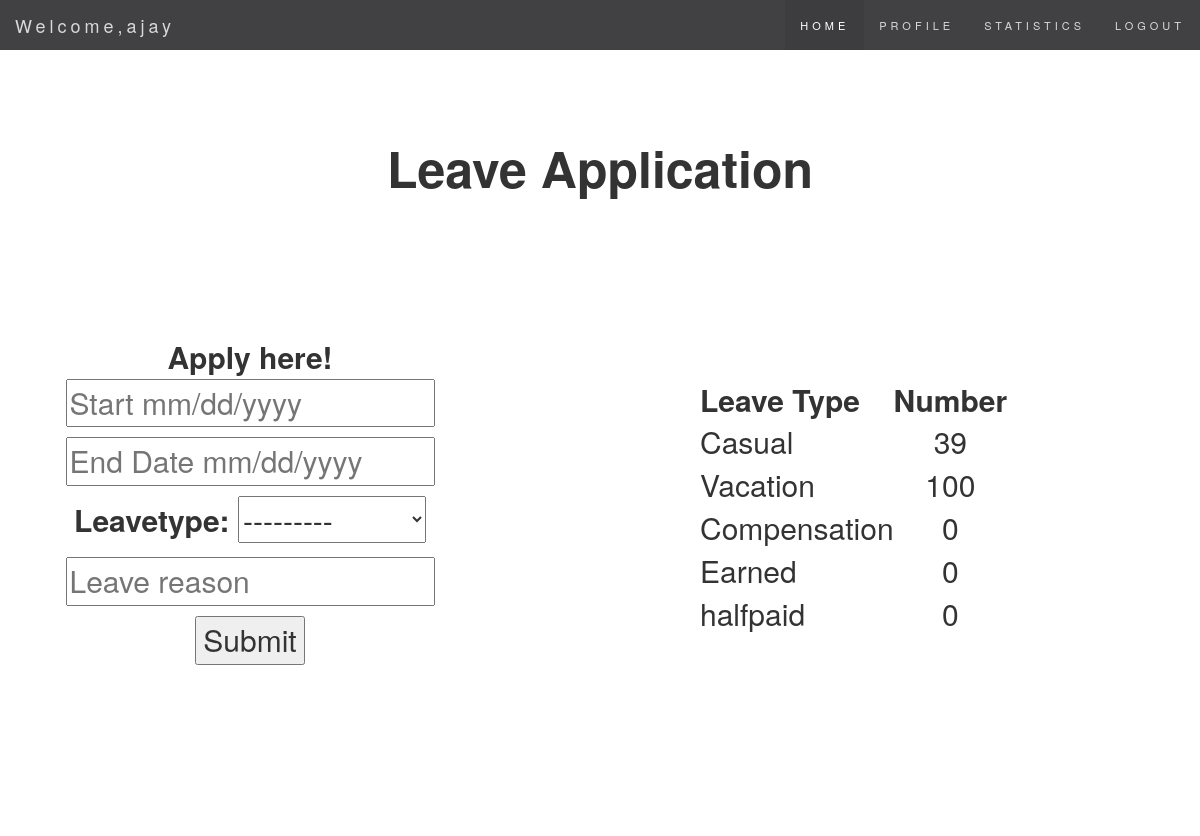
Screenshot of /user/apply_leave/ (signed in) with the database file from the repository.
### user_login/models.py (models this page shows, shortened)
class Employee(models.Model):
    user = models.OneToOneField(User)
    dept=(
        ('cs','Computer Science'),
        ('EC','Electronics and Communication'),
        ('EEE','Electrical and Electronic'),
        ('Mech','Mechanical'),
        ('BE','Biomedial'),
        ('AS','Applied Science'),
        ('NT','Non-Teching')
        )
    department = models.CharField(max_length=4,choices=dept,default='NT')
    Tflag = models.BooleanField(default=False)

class leave_statistics(models.Model):
    user = models.OneToOneField(User, on_delete=models.CASCADE)
    casual = models.IntegerField(default=0)
    vacation = models.IntegerField(default=0)
    conpens = models.IntegerField(default=0)
    earned = models.IntegerField(default=0)
    half_paid = models.IntegerField(default=0)

### user_login/leave_application.py (the view, shortened to what this page needs)
class leave_apply(View):
    applied = False
    template=""
    def get(self,request):
        applied = False
        try:
            profile = Employee.objects.get(user=request.user)
        except TypeError:
            return HttpResponse('No user logged in:-(:-(<br>Please <a href="/user/login/">login</a>')
        if profile.user.is_authenticated:
            template="user_login/applyleave.html"
            leave_stat = leave_statistics.objects.get(user=profile.user)
            return render(request,template,{'profile':profile,'leave_app_form': leave_app_form, 'applied': applied,'leave':leave_stat} )

### templates/user_login/applyleave.html (shortened to what this page needs)
{% extends 'base_profile.html' %}
{% block active_home %}
class="active"
{% endblock %}
{% block body %}
<div class="wrapper1">
<h1><b><center>Leave Application</center></b></h1>
</div>
        {% if applied %}
        <strong>Your leave application has been submitted!</strong>
        <a href="/user_login/">Return to the homepage.</a><br />
        {% else %}
         <center<div class="container">
        <div class="right">
   <div class="wrapper2">
   <br>
        <table>
      <tr>
        <th>Leave Type</th>
        <th>Number</th>
      </tr>
      <tr>
        <td>Casual </td>
        <td><center>{{ leave.casual }}</center></td>
      </tr>
      <tr>
        <td>Vacation </td>
        <td><center>{{ leave.vacation }}</center></td>
      </tr>
      <tr>
        <td>Compensation </td>
        <td><center>{{ leave.conpens }}</center></td>
      </tr>
      <tr>
        <td>Earned </td>
        <td><center>{{ leave.earned }}</center></td>
      </tr>
      <tr>
        <td>halfpaid </td>
        <td><center>{{ leave.half_paid }}</center></td>
      </tr>
        </table>
        </div>
        </div>
          <div class="left">
   <div class="wrapper2">
        <br><center>
        <strong>Apply here!</strong><br />
        <form id="user_form" method="post" action="/user/apply_leave/"
                enctype="multipart/form-data">
            {{ leave_app_form.as_p }}
            <input type="submit" name="submit" value="Submit" />
        </form></center>
        </div>
        </div>
        {% endif %}
{% endblock %}

### templates/base_profile.html (shortened to what this page needs)
<!DOCTYPE html>
<html lang="en">
<head>
   {% load staticfiles %}
  <link rel="stylesheet" type="text/css" href="{% static "user_login/css/custcss.css" %}">
  <link rel="stylesheet" href="https://maxcdn.bootstrapcdn.com/bootstrap/3.3.7/css/bootstrap.min.css">
</head>
<body>
<nav class="navbar navbar-default navbar-fixed-top">
  <div class="container-fluid">
    <div class="navbar-header">
      <a class="navbar-brand" href="#">Welcome,{{profile.user.username}}</a>
    </div>
    <div class="collapse navbar-collapse" id="myNavbar">
      <ul class="nav navbar-nav navbar-right">
        <li {% block active_home %}{% endblock %}><a href='/user/hello/'>HOME</a></li>
        <li {% block active_profile %}{% endblock %}><a href='/user/profile/'>PROFILE</a></li>
        <li {% block active_stat %}{% endblock %}><a href='/user/statistics/'>STATISTICS</a></li>
        <li class="logout"><a href='/user/logout/'>LOGOUT</a></li>
      </ul>
    </div>
  </div>
</nav>
<section>
<br><br><br><br><br><br>
{% block body %}
{% endblock %}
</section>
</body>
</html>

### static/user_login/css/custcss.css (style rules this page uses)
.navbar { margin-bottom: 0; background-color: #2d2d30; border: 0; font-size: 11px !important; letter-spacing: 4px; opacity:0.9; }
.navbar li a, .navbar .navbar-brand { color: #d5d5d5 !important; }
.navbar-nav li.active a { color: #fff !important; background-color:#29292c !important; }

### templates/user_login/applyleave.html (style rules this page uses)
div.wrapper1 { width:1000px; height:100px; margin-left:auto; margin-right:auto; border:1px red; font-size: 50px; }
h1 { font-size: 50px; top:50px; }
.container { width:1000px; height:500px; border:1px red; font-size: 30px; }
.left { width:500px; height:500px; float:left; border:1px green; }
.right { width:500px; height:500px; float:right; border:1px yellow; }
.wrapper2 { width:500px; height:100px; border:1px red; }

### rows the page displays
Employee: user.username "ajay"
leave_statistics: casual "39", vacation "100", conpens "0", earned "0", half_paid "0"
